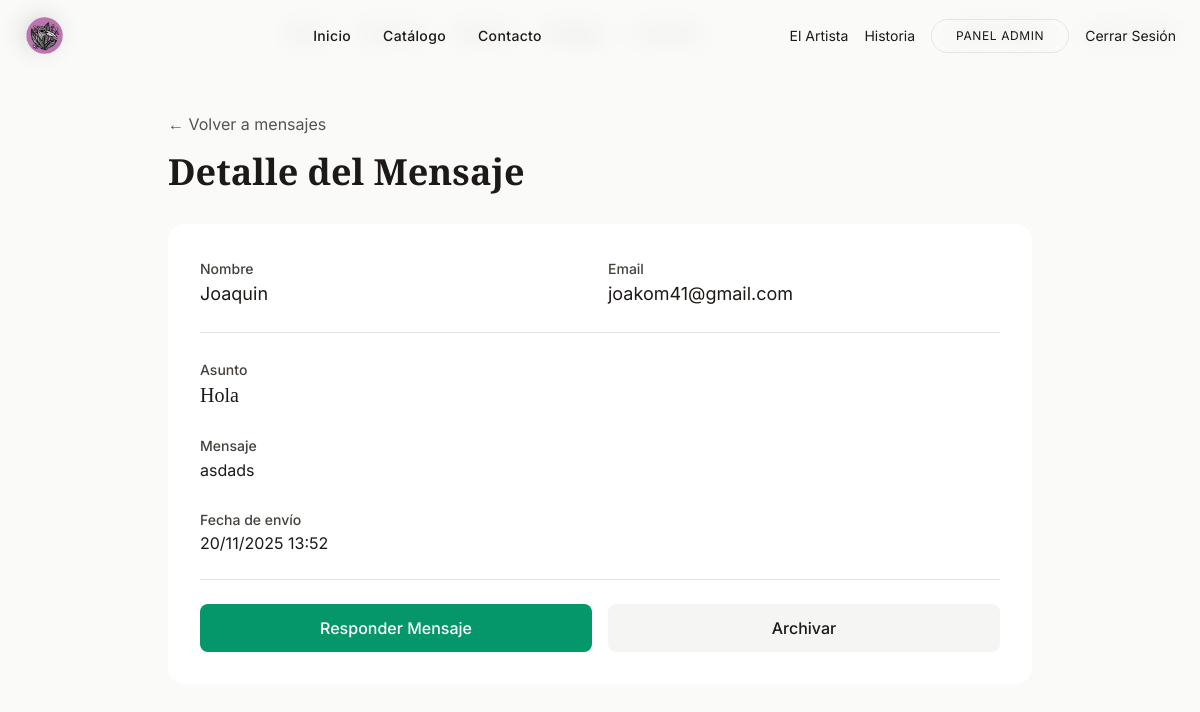
The app's page /admin-panel/mensajes/11/ (signed in) with its own data.
### core/models.py (models this page shows, shortened)
class Contacto(models.Model):
    nombre = models.CharField(max_length=100, verbose_name="Tu Nombre")
    email = models.EmailField(verbose_name="Tu Correo Electrónico")
    asunto = models.CharField(max_length=150, verbose_name="Asunto del Mensaje")
    mensaje = models.TextField(verbose_name="Mensaje")
    fecha_envio = models.DateTimeField(auto_now_add=True)
    respondido = models.BooleanField(default=False, verbose_name="Respondido")
    archivado = models.BooleanField(default=False, verbose_name="Archivado")
    respuesta = models.TextField(blank=True, null=True, verbose_name="Respuesta del Admin")
    fecha_respuesta = models.DateTimeField(blank=True, null=True, verbose_name="Fecha de Respuesta")
    class Meta:
        verbose_name = "Mensaje de Contacto"
        verbose_name_plural = "Mensajes de Contacto"
        ordering = ['-fecha_envio']

### core/views.py (the view)
# urls.py: path('admin-panel/mensajes/<int:mensaje_id>/', views.admin_mensaje_detail_view, name='admin_mensaje_detail'),
@admin_required
def admin_mensaje_detail_view(request, mensaje_id):
    from django.shortcuts import get_object_or_404
    mensaje = get_object_or_404(Contacto, id=mensaje_id)
    context = {'mensaje': mensaje}
    return render(request, 'core/admin_mensaje_detail.html', context)

### core/context_processors.py (called while the page is built)
def banner_imagen(request):
    try:
        banners = Banner.objects.all()
        return {'banners': banners}
    except Exception:
        return {'banners': []}

def estilos_disponibles(request):
    try:
        estilos = Estilo.objects.all().order_by('nombre')
    except Exception:
        estilos = Estilo.objects.none()
    return {'estilos_menu': estilos}

def artistas_disponibles(request):
    try:
        artistas = Artista.objects.all().order_by('nombre')
    except Exception:
        artistas = Artista.objects.none()
    return {'artistas_menu': artistas}

### core/templates/core/admin_mensaje_detail.html (shortened to what this page needs)
{% extends 'core/base.html' %}
{% block content %}
<div class="min-h-screen bg-stone-50 py-8">
    <div class="max-w-4xl mx-auto px-4">
        <div class="mb-8">
            <a href="{% url 'admin_mensajes' %}" class="text-stone-600 hover:text-stone-900 mb-4 inline-block">
                ← Volver a mensajes
            </a>
            <h1 class="text-4xl font-display font-bold text-stone-900 mb-2">Detalle del Mensaje</h1>
        </div>
        <div class="bg-white rounded-2xl shadow-soft p-8 space-y-6">
            <div class="border-b border-stone-200 pb-6">
                <div class="grid md:grid-cols-2 gap-4">
                    <div>
                        <label class="text-sm font-medium text-stone-700">Nombre</label>
                        <p class="text-lg text-stone-900">{{ mensaje.nombre }}</p>
                    </div>
                    <div>
                        <label class="text-sm font-medium text-stone-700">Email</label>
                        <p class="text-lg text-stone-900">{{ mensaje.email }}</p>
                    </div>
                </div>
            </div>
            <div>
                <label class="text-sm font-medium text-stone-700">Asunto</label>
                <p class="text-xl font-display text-stone-900">{{ mensaje.asunto }}</p>
            </div>
            <div>
                <label class="text-sm font-medium text-stone-700">Mensaje</label>
                <p class="text-stone-900 leading-relaxed whitespace-pre-wrap">{{ mensaje.mensaje }}</p>
            </div>
            <div>
                <label class="text-sm font-medium text-stone-700">Fecha de envío</label>
                <p class="text-stone-900">{{ mensaje.fecha_envio|date:"d/m/Y H:i" }}</p>
            </div>
            <div class="flex gap-4 pt-6 border-t border-stone-200">
                {% if not mensaje.respondido %}
                <a href="{% url 'admin_mensaje_respond' mensaje.id %}"
                    class="flex-1 bg-emerald-600 text-white text-center py-3 rounded-lg font-medium hover:bg-emerald-700 transition duration-300">
                    Responder Mensaje
                </a>
                {% endif %}
                <a href="{% url 'admin_mensaje_archive' mensaje.id %}"
                    class="flex-1 bg-stone-100 text-stone-900 text-center py-3 rounded-lg font-medium hover:bg-stone-200 transition duration-300">
                    {% if mensaje.archivado %}Desarchivar{% else %}Archivar{% endif %}
                </a>
            </div>
        </div>
    </div>
</div>
{% endblock %}

### records on screen
Contacto: nombre "Joaquin", email "joakom41@gmail.com", asunto "Hola", mensaje "asdads", fecha_envio "20/11/2025 13:52"
